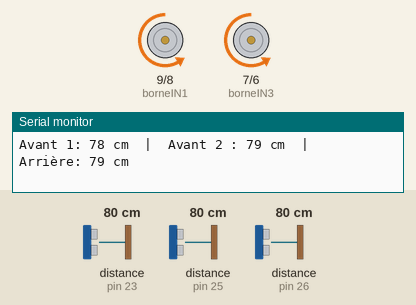
A sketch run on a simulated Arduino Mega 2560, built with avr-gcc and run on an emulated ATmega2560. On the bench: motor-driver pin pairs drawn as motors (green arrow = first pin HIGH = forward, orange = second pin HIGH = backward, longer = more drive, scaled by the enable pin), the last lines printed to the serial monitor. Wiring (inferred from the names in the program): 3 × ultrasonic range finder: trigger pin 22, echo pin 23 / trigger pin 24, echo pin 25 / trigger pin 27, echo pin 26. The inputs (shaded band) are chosen by the test bench; at power-on: distance to the obstacle (sensors on pin 23, pin 25, pin 26) 80 cm. The echo pulse lasts 58.3 µs per cm.

Above: at 1.2 s.
1.3 s: distance to the obstacle (sensor on pin 23) set to 44 cm
2.8 s: distance to the obstacle (sensor on pin 23) set to 36 cm
At 3.09 s:
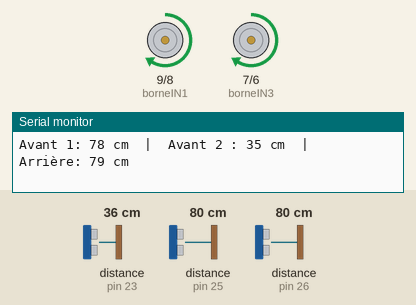
5.8 s: distance to the obstacle (sensor on pin 23) set to 60 cm
At 5.92 s:
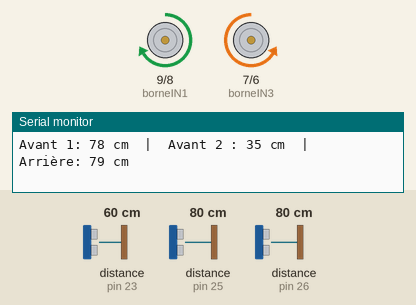
7.4 s: distance to the obstacle (sensor on pin 23) set to 2 cm
At 7.67 s:
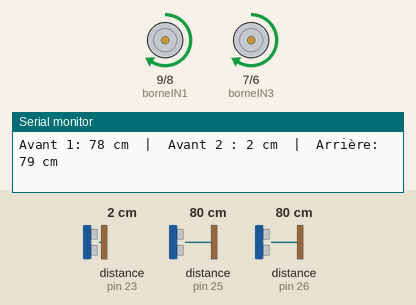
Timing chart, 0 to 11.4 s (numbered marks = the images above; inputs shaded):
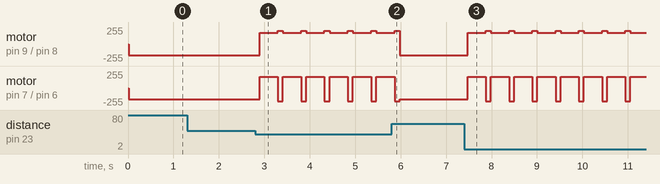

The sketch:

script.ino
```cpp
#define borneENA        10      // On associe la borne "ENA" du L298N à la pin D10 de l'arduino
#define borneIN1        9       // On associe la borne "IN1" du L298N à la pin D9 de l'arduino
#define borneIN2        8       // On associe la borne "IN2" du L298N à la pin D8 de l'arduino
#define borneIN3        7       // On associe la borne "IN3" du L298N à la pin D7 de l'arduino
#define borneIN4        6       // On associe la borne "IN4" du L298N à la pin D6 de l'arduino
#define borneENB        5       // On associe la borne "ENB" du L298N à la pin D5 de l'arduino
// Définition des broches pour les capteurs ultrasons
#define FRONT_TRIGGER1 27
#define FRONT_ECHO1    26
#define FRONT_TRIGGER2 22
#define FRONT_ECHO2    23
#define REAR_TRIGGER  24
#define REAR_ECHO     25

// Seuil en centimètres pour détecter un obstacle
const int DISTANCE_SEUIL = 40;

// Durée du signal trigger (en microsecondes)
const int TRIGGER_PULSE = 10;

const int VITESSE=170;

void setup() {
  // Initialisation des broches des capteurs ultrasons
  pinMode(FRONT_TRIGGER1, OUTPUT);
  pinMode(FRONT_ECHO1, INPUT);
  pinMode(FRONT_TRIGGER2, OUTPUT);
  pinMode(FRONT_ECHO2, INPUT);
  pinMode(REAR_TRIGGER, OUTPUT);
  pinMode(REAR_ECHO, INPUT);

  pinMode(borneENA, OUTPUT);
  pinMode(borneIN1, OUTPUT);
  pinMode(borneIN2, OUTPUT);
  pinMode(borneIN3, OUTPUT);
  pinMode(borneIN4, OUTPUT);
  pinMode(borneENB, OUTPUT);

  // Optionnel : initialisation de la communication série
  Serial.begin(115200);
}

long getDistance(int trigPin, int echoPin) {
  // Envoi du signal trigger
  digitalWrite(trigPin, LOW);
  delayMicroseconds(2);
  digitalWrite(trigPin, HIGH);
  delayMicroseconds(TRIGGER_PULSE);
  digitalWrite(trigPin, LOW);

  // Lecture du temps d'impulsion
  long duration = pulseIn(echoPin, HIGH, 30000); // Timeout de 30ms
  // Calcul de la distance en centimètres (vitesse du son = 0.034 cm/us)
  long distance = duration * 0.034 / 2;
  return distance;
}

void arreter() {
  // Désactiver tous les moteurs
  digitalWrite(borneIN1, LOW);                  // L'entrée IN1 doit être au niveau bas
  digitalWrite(borneIN2, LOW);                 // L'entrée IN2 doit être au niveau haut
  digitalWrite(borneIN3, LOW);                  // L'entrée IN1 doit être au niveau bas
  digitalWrite(borneIN4, LOW);
  digitalWrite(borneENA, LOW);
  digitalWrite(borneENB, LOW);
}
// Fonctions de commande des moteurs
void reculer() {

  digitalWrite(borneIN1, HIGH);                 // L'entrée IN1 doit être au niveau haut
  digitalWrite(borneIN2, LOW);
  digitalWrite(borneIN3, HIGH);                  // L'entrée IN1 doit être au niveau bas
  digitalWrite(borneIN4, LOW);
  changeVitesseMoteur(VITESSE);

}

void avancer() {
  // Pour reculer, activer les sorties en arrière et désactiver l'avant

  digitalWrite(borneIN1, LOW);                  // L'entrée IN1 doit être au niveau bas
  digitalWrite(borneIN2, HIGH);                 // L'entrée IN2 doit être au niveau haut
  digitalWrite(borneIN3, LOW);                  // L'entrée IN1 doit être au niveau bas
  digitalWrite(borneIN4, HIGH);
  changeVitesseMoteur(VITESSE);
}

void droite() {
  // Pour tourner, par exemple, faire tourner le moteur gauche en avant et le droit en arrière
  digitalWrite(borneIN1, HIGH);                  // L'entrée IN1 doit être au niveau bas
  digitalWrite(borneIN2, LOW);                 // L'entrée IN2 doit être au niveau haut
  digitalWrite(borneIN3, LOW);                  // L'entrée IN1 doit être au niveau bas
  digitalWrite(borneIN4, HIGH);
  changeVitesseMoteur(200);
  //delay(1100);

}

void gauche() {
  // Pour tourner, par exemple, faire tourner le moteur gauche en avant et le droit en arrière
  digitalWrite(borneIN1, LOW);                  // L'entrée IN1 doit être au niveau bas
  digitalWrite(borneIN2, HIGH);                 // L'entrée IN2 doit être au niveau haut
  digitalWrite(borneIN3, HIGH);                  // L'entrée IN1 doit être au niveau bas
  digitalWrite(borneIN4, LOW);
  changeVitesseMoteur(200);
  //delay(1100);

}

void loop() {
  // Mesure des distances

  long distanceFront1 = getDistance(FRONT_TRIGGER1, FRONT_ECHO1);
  long distanceFront2 = getDistance(FRONT_TRIGGER2, FRONT_ECHO2);
  long distanceRear  = getDistance(REAR_TRIGGER, REAR_ECHO);

  // Affichage pour debug
  Serial.print("Avant 1: ");
  Serial.print(distanceFront1);
  Serial.print(" cm  |  Avant 2 : ");
  Serial.print(distanceFront2);
  Serial.print(" cm  |  Arrière: ");
  Serial.print(distanceRear);
  Serial.println(" cm");

  // Si aucun obstacle devant (distance > seuil), avancer
  if (distanceFront1 > DISTANCE_SEUIL || distanceFront1 == 0 && distanceFront2 > DISTANCE_SEUIL || distanceFront2 == 0) {
    avancer();
    if (distanceFront1 < DISTANCE_SEUIL && distanceFront1 != 0 || distanceFront2 < DISTANCE_SEUIL && distanceFront2 != 0) {
      reculer();
      delay(400);
      droite();
    }
  }
  else {
    reculer();
    delay(400);
    droite();
  }

  // Petite pause pour ne pas saturer le bus série et laisser le temps aux moteurs
  delay(100);
}
void changeVitesseMoteur(int nouvelleVitesse) {

  // Génère un signal PWM permanent, de rapport cyclique égal à "nouvelleVitesse" (valeur comprise entre 0 et 255)
  analogWrite(borneENA, nouvelleVitesse);
  analogWrite(borneENB, nouvelleVitesse);
}
```

Measured:
- the behaviour switches between 41 and 40 cm on distance to the obstacle (sensor on pin 23) (found by bisection; images 0 and 1)
- after the input at 2.8 s, motor on pin 9 (borneIN1) / pin 8 (borneIN2): alternates forward 200/255 for 0.11 s and forward 170/255 for 0.40 s, starting after 0.10 s; motor on pin 7 (borneIN3) / pin 6 (borneIN4): alternates backward 200/255 for 0.11 s and forward 170/255 for 0.40 s, starting after 0.10 s
- after the input at 7.4 s, motor on pin 9 (borneIN1) / pin 8 (borneIN2): alternates forward 200/255 for 0.11 s and forward 170/255 for 0.40 s, starting after 0.07 s; motor on pin 7 (borneIN3) / pin 6 (borneIN4): alternates backward 200/255 for 0.11 s and forward 170/255 for 0.40 s, starting after 0.07 s
